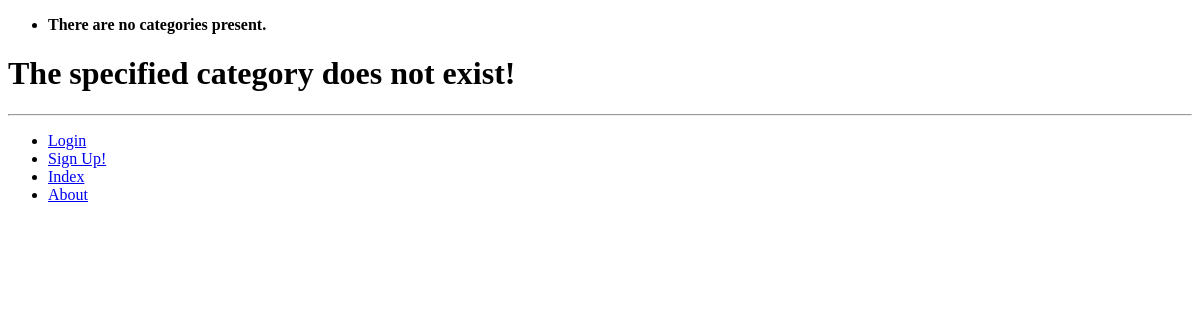
The app's page /rango/category/python/, older data.
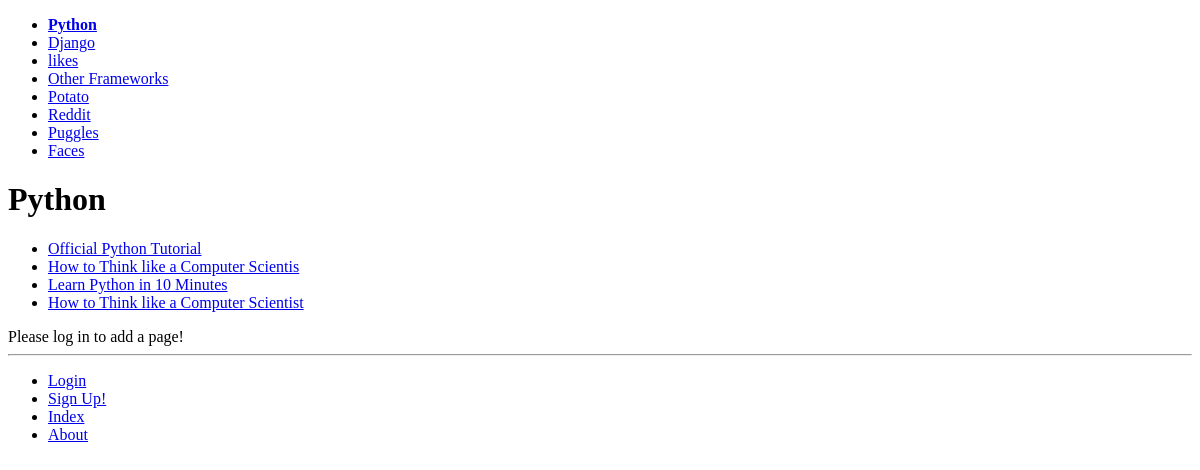
The same page, newer data.
### rango/models.py (models this page shows, shortened)
class Category(models.Model):
    name = models.CharField(max_length=128, unique=True)
    views = models.IntegerField(default=0)
    likes = models.IntegerField(default=0)
    slug = models.SlugField(unique=True)
    class Meta:
        verbose_name_plural = 'Categories'

class Page(models.Model):
    category = models.ForeignKey(Category)
    title = models.CharField(max_length=128)
    url = models.URLField()
    views = models.IntegerField(default=0)

### rango/views.py (the view)
def show_category(request, category_name_slug):
    context_dict = {}
    try:
        category = Category.objects.get(slug=category_name_slug)
        pages = Page.objects.filter(category=category)
        context_dict['pages'] = pages
        context_dict['category'] = category
    except Category.DoesNotExist:
        context_dict['category'] = None
        context_dict['Pages'] = None
    return render(request, 'rango/category.html', context_dict)

### rango/templatetags/rango_template_tags.py (called while the page is built)
@register.inclusion_tag('rango/cats.html')
def get_category_list(cat=None):
    return {'cats': Category.objects.all(),
            'act_cat': cat}

### templates/rango/category.html (shortened to what this page needs)
{% extends 'rango/base.html' %}
{% load staticfiles %}
{% load rango_template_tags %}
{% block body_block %}
    {% if category %}
        <h1> {{category.name}}</h1>
        {%if pages %}
            <ul>
            {% for page in pages%}
                <li><a href="{{ page.url }}">{{ page.title }}</a></li>
            {% endfor %}
            </ul>
        {% else %}
            <div id="No_Pages">
                <strong>No pages currently in category.</strong>
            </div>
        {% endif %}
        {% if user.is_authenticated %}
            <a href="{% url 'rango:add_page' category.slug %}">Add a Page</a>
        {% else %}
            <div>
                Please log in to add a page!
            </div>
        {% endif %}
    {% else %}
<h1>The specified category does not exist!</h1>
    {% endif %}
{% endblock %}

### templates/rango/base.html (shortened to what this page needs)
<!DOCTYPE html>
{% load staticfiles %}
{% load rango_template_tags %}
<html>
    <head lang="en">
    </head>
    <body>
        <div>
            {% block sidebar_block %}
                {% get_category_list category %}
            {% endblock %}
        </div>
        <div>
            {% block body_block %}
            {% endblock %}
        </div>
        <hr />
        <div>
            <ul>
                <li><a href="{% url 'auth_login' %}">Login</a></li>
                <li><a href="{% url 'registration_register' %}">Sign Up!</a></li>
                <li><a href="{% url 'rango:index' %}">Index</a></li>
                <li><a href="{% url 'rango:about' %}">About</a></li>
            </ul>
        </div>
    </body>
</html>

### templates/rango/cats.html
<ul>
    {% if cats %}
        {% for c in cats %}
            {% if c == act_cat %}
                <li>
                    <strong>
                    <a href="{% url 'rango:show_category' c.slug %}">
                        {{c.name}}
                    </a>
                    </strong>
                </li>
            {% else %}
                <li>
                    <a href="{% url 'rango:show_category' c.slug %}">
                        {{c.name}}
                    </a>
                </li>
            {% endif %}
        {% endfor %}
    {% else %}
        <li>
            <strong> There are no categories present.</strong>
        </li>
    {% endif %}
</ul>

Row changes from the older to the newer data that the page shows:
added Category: name "Python"
added Category: name "Django"
added Category: name "likes"
added Category: name "Other Frameworks"
added Category: name "Potato"
added Category: name "Reddit"
added Category: name "Puggles"
added Category: name "Faces"
added Page: title "Official Python Tutorial"
added Page: title "How to Think like a Computer Scientis"
added Page: title "Learn Python in 10 Minutes"
added Page: title "How to Think like a Computer Scientist"
Text that changed along with them:
text no longer shown: "There are no categories present. The specified category does not exist!"
text now shown: "Please log in to add a page!"
